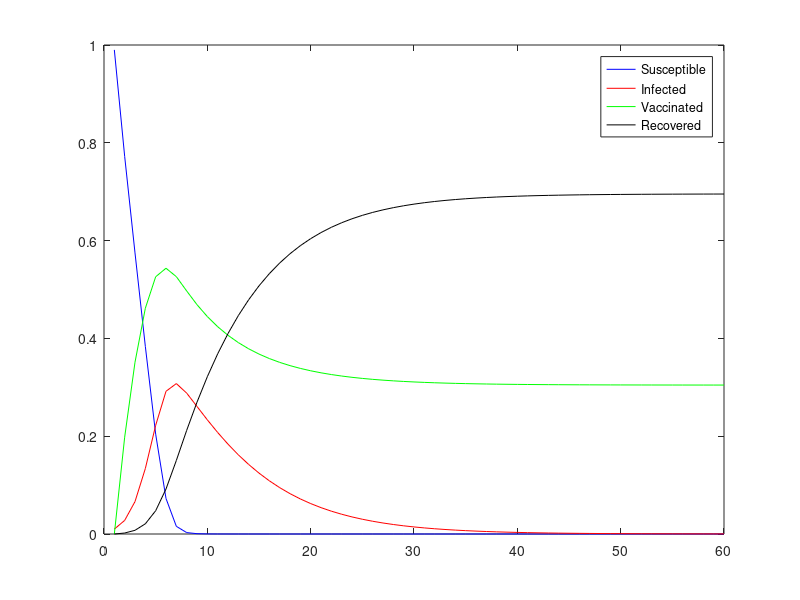

The MATLAB source for this figure:
N = 100; % total population
I0 = 0.01*N;
S = N - I0; % total number of susceptible individuals
I = I0; % total number of infected individuals
V = 0; % total number of vaccinated individuals
R = 0; % total number of recovered individuals

% response: max(i)
% treatments: can vary vaccination rate, isolation_factor
% another idea (quarantining sympotomatic infecteds? - have prob that
% infected is asymptomatic or not, then quarantine some portion of those that showing)
% blocking factors???

base_num_inter = 20; % number of daily interactions if there was no policies
isolation_factor = 0; % social isolation policy randing from zero isolation to total isolation
daily_interactions = base_num_inter*(1-isolation_factor); % average number of daily interactions a susceptible individual has
probability_of_spread_unvaccinated = 0.1; % probabilty that an unvaccinated individual gets infected from interacting with an infected individual
probability_of_spread_vaccinated = 0.01; % probability that a vaccinated indidual gets infected from interacting with an infected individual

% beta = transmission rate
beta_unvac = daily_interactions*probability_of_spread_unvaccinated;
beta_vac = daily_interactions*probability_of_spread_vaccinated;

% gamma = recovery rate
gamma = 0.2;

% nu = vaccination rate of susceptible individuals
nu = 0.2;

% ds/dt = -beta_unvac*s*i - nu*s
% di/dt beta_unvac*s*i + beta_vac*v*i - gamma*i
% dv/dt = nu*s- beta_vac*v*i
% dr/dt = gamma*i \\ can be solved for from s + i + v + r = 1

% diff equations with forward euler:
k = 1;
Tf = 60; % days
numsteps = ceil(Tf/k);
k = Tf/numsteps;

s = zeros(1, numsteps);
i = zeros(1, numsteps);
v = zeros(1, numsteps);
r = zeros(1, numsteps);

s(1) = S/N; % prop of population susceptible
i(1) = I/N; % prop of population infected
v(1) = V/N; % prop of vaccinated individuals
r(1) = R/N; % prop of population recovered

for n = 1:(numsteps-1)
    s(n+1) = s(n) + k*(-beta_unvac*s(n)*i(n) - nu*s(n));
    i(n+1) = i(n) + k*(beta_unvac*s(n)*i(n) + beta_vac*v(n)*i(n) - gamma*i(n));
    v(n+1) = v(n) + k*(nu*s(n)- beta_vac*v(n)*i(n));
    r(n+1) = r(n) + k*gamma*i(n);
end

plot(1:numsteps, s, 'b', ...
    1:numsteps, i, 'r', ...
    1:numsteps, v, 'g', ...
    1:numsteps, r, 'k')
legend('Susceptible', 'Infected', 'Vaccinated', 'Recovered')
